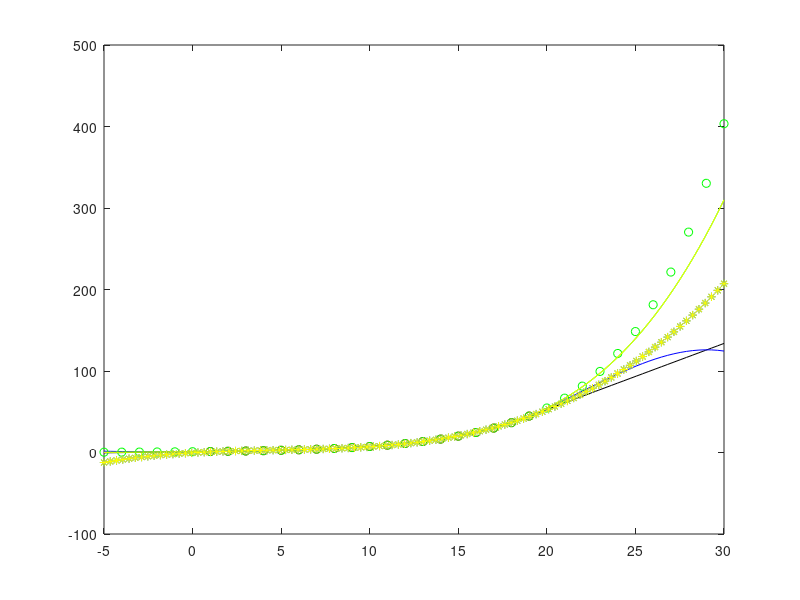

Write the MATLAB code that produced this figure.
clear all
close all

x=1:1:19;%os pontos x
lambda=5;%valor de lambda
y=exp(x/lambda);%valores de y
plot(x,y,'ro')

xpol = linspace(-5,30,100);%100 pontos entre -5 e 30 
ypol=interp1(x,y,xpol,'linear','extrap');
ypol2=interp1(x,y,xpol,'cubic','extrap');
ypol3=interp1(x,y,xpol,'spline','extrap');
ypol4=spline(x,y,xpol);
hold on
x2 = -5:1:30;
y2=exp(x2/lambda);
plot(xpol,ypol,'k',xpol,ypol2,'b',xpol,ypol3,'g',x2,y2,'og',xpol,ypol4,'y')

a=polyfit(x,y,3);
yr=a(1)*xpol.^3+a(2)*xpol.^2+a(3)*xpol+a(4);
plot(xpol,yr,'*')

yr2=polyval(a,xpol);% igual as linhas 18 e 19, de formar o polinomio
plot(xpol,yr2,'*y')